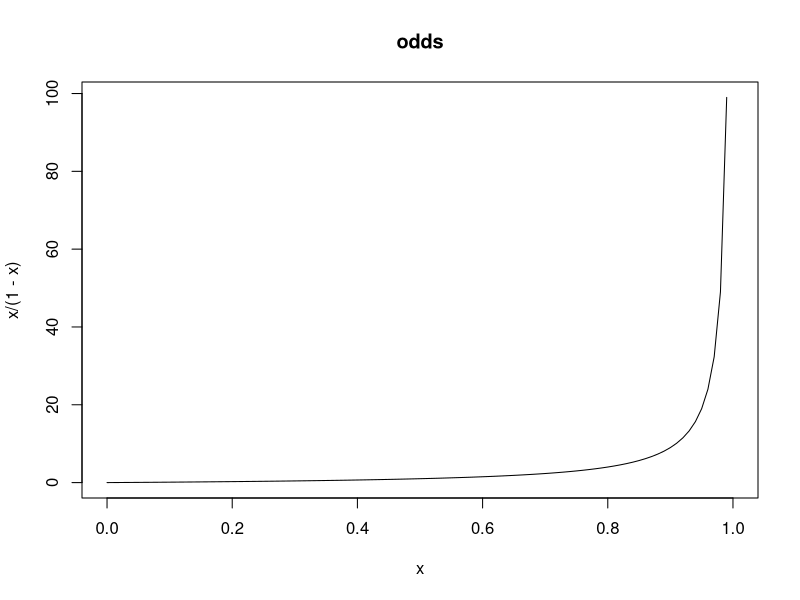
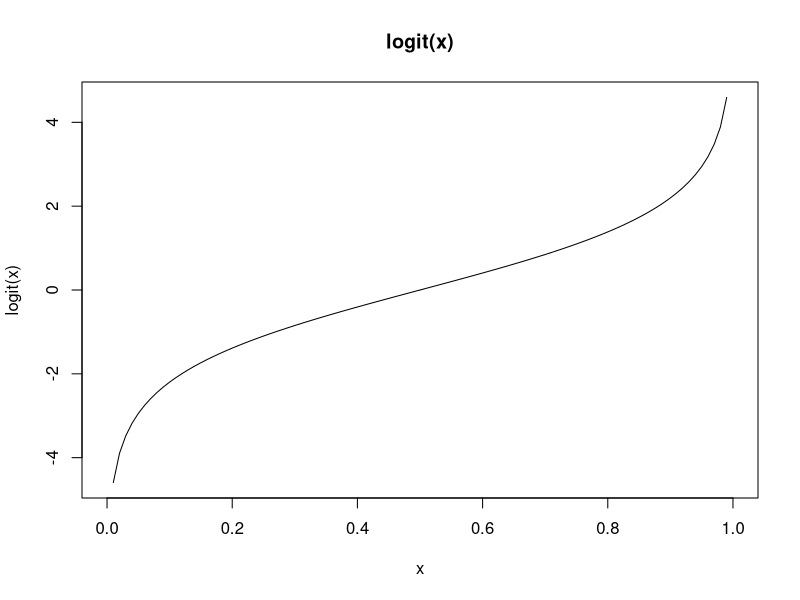
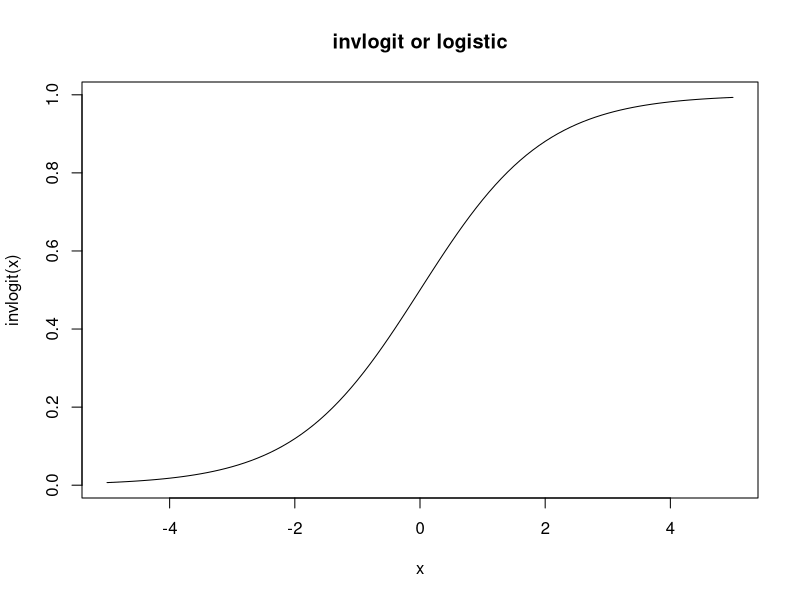
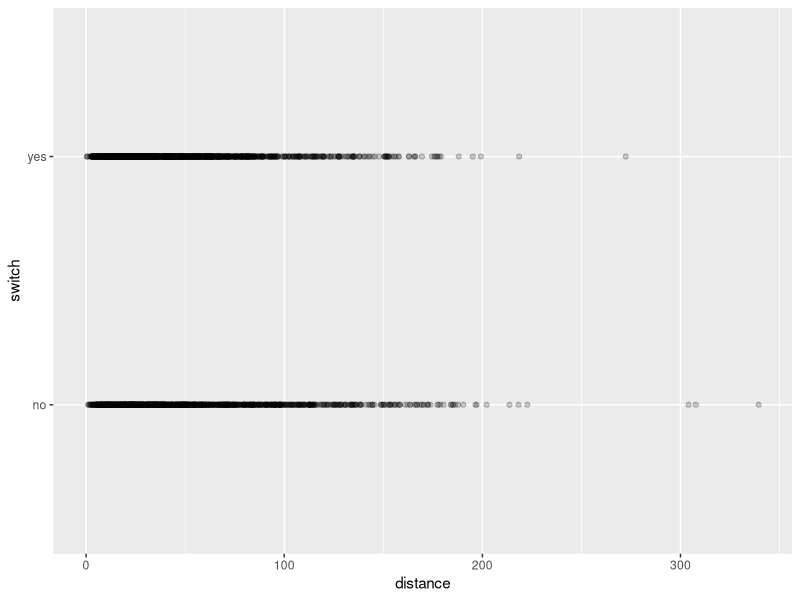
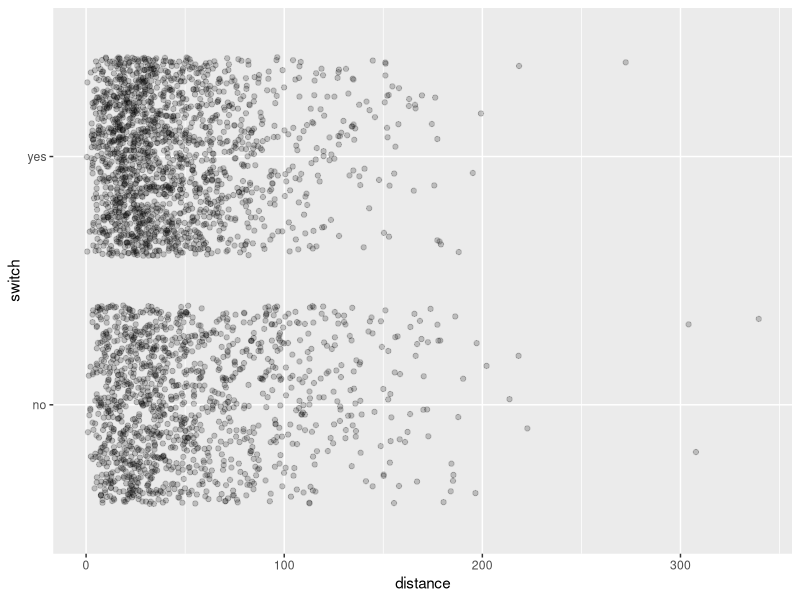
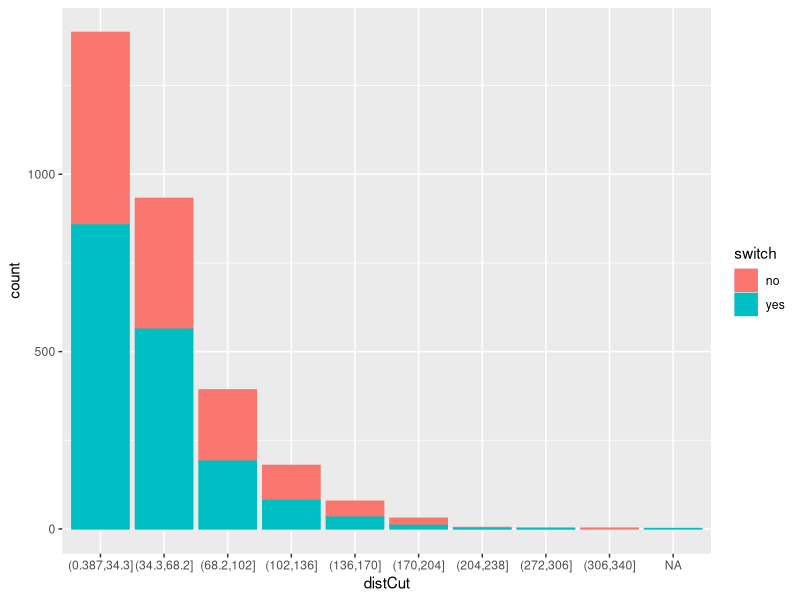
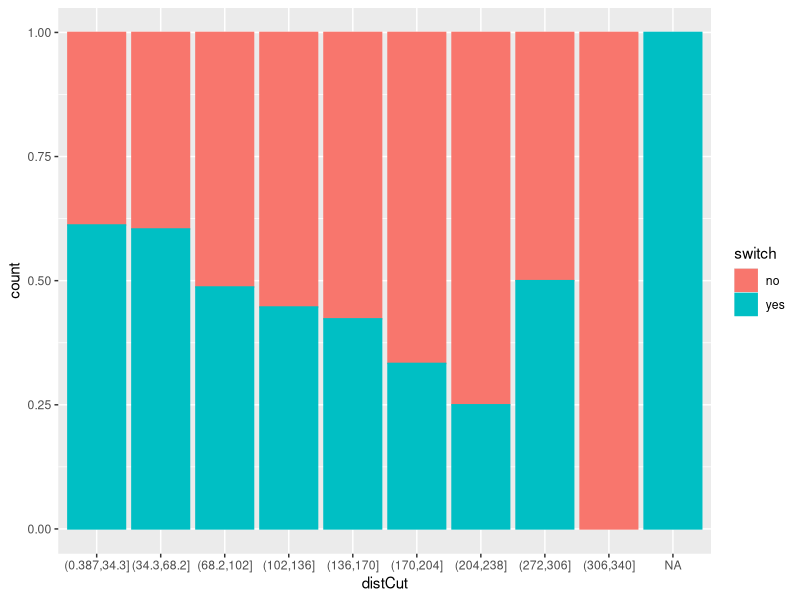
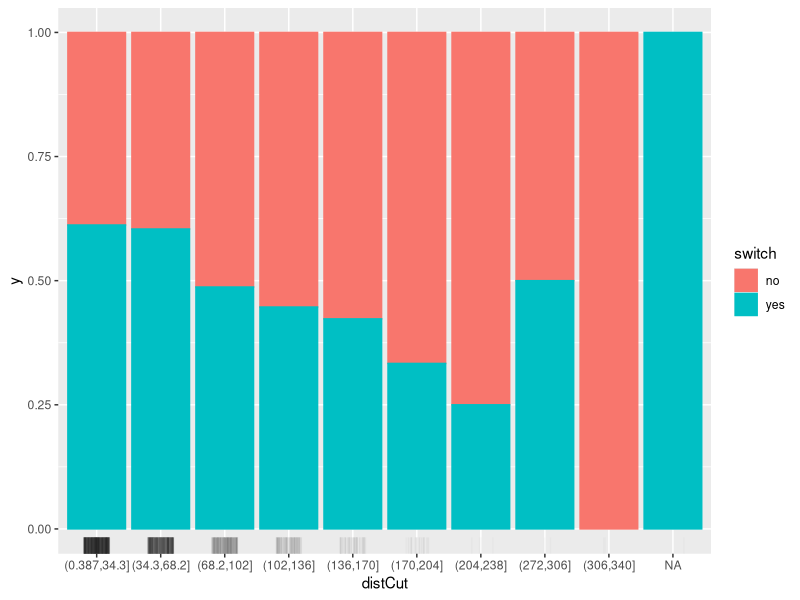

The R source for these figures, in order: (Note: this script raises an error after producing the figures.)
## ---- chunk 1
knitr::opts_chunk$set(echo = TRUE)
## ---- chunk 2
library(arm)
invlogit
logit
curve(x/(1-x), xlim=c(0,1), main='odds')
curve(logit(x), xlim=c(0,1), main='logit(x)')
curve(invlogit(x), xlim=c(-5,5), main='invlogit or logistic')
## ---- chunk 3
data(Wells, package='carData')
summary(Wells)
## ---- chunk 4
library(ggplot2)
ggplot(data=Wells) + geom_point(aes(x=distance, y=switch), alpha=0.2)
ggplot(data=Wells) + geom_jitter(aes(x=distance, y=switch), alpha=0.2) 
## ---- chunk 5
library(dplyr)
Wells_cut <- 
  Wells %>% summarise(min = min(distance), max = max(distance), by = (max-min)/10)  
Wells <- 
  Wells %>% mutate(distCut = cut(distance, 
                                 breaks=seq(Wells_cut$min, Wells_cut$max, Wells_cut$by))) 
ggplot(data=Wells, aes(x=distCut, col=switch, fill=switch)) + geom_bar()
ggplot(data=Wells, aes(x=distCut, col=switch, fill=switch)) + geom_bar(position = "fill" )
ggplot(data=Wells, aes(x=distCut, col=switch, fill=switch)) + geom_bar(position = "fill" ) + 
  geom_rug(aes(x=distCut, y=0.5), position=position_jitter(width=0.2), alpha=0.02, sides='b', col='black')
## ---- chunk 6
library(dplyr)
Wells_cut <- 
  Wells %>% summarise(min = min(distance), max = max(distance), by = (max-min)/5)  
Wells <- 
  Wells %>% mutate(distCut = cut(distance, 
                                 breaks=seq(Wells_cut$min, Wells_cut$max, Wells_cut$by))) 
ggplot(data=Wells, aes(x=distCut, col=switch, fill=switch)) + geom_bar()
ggplot(data=Wells, aes(x=distCut, col=switch, fill=switch)) + geom_bar(position = "fill" )
ggplot(data=Wells, aes(x=distCut, col=switch, fill=switch)) + geom_bar(position = "dodge" ) +
  scale_y_log10()
## ---- chunk 7
fit0 <- glm(switch ~ distance, family=binomial(link="logit"), 
            data=Wells)
fit0 # 계수 및 model fit(Null Deviance, Residual Deviance, AIC) 확인
## ---- chunk 8
summary(fit0)
coef(fit0)
confint(fit0)

newdat = data.frame(distance = seq(0, 500, 10))
predy <- predict(fit0, newdata=newdat, type='link', se.fit=TRUE)
head(predy) # predy$fit, $se.fit, 
prob = 0.95
predy$lwr <- predy$fit + qnorm((1-prob)/2)*predy$se.fit
predy$upr <- predy$fit + qnorm(1-(1-prob)/2)*predy$se.fit

dfPredy <- data.frame(predy)
dfPredy$distance <- newdat$distance

library(arm)
dfPredy <- 
  dfPredy %>% mutate(lwr = invlogit(lwr),
                     upr = invlogit(upr),
                     fit = invlogit(fit))
## ---- chunk 9
library(effects)
eff <- effect("distance", fit0)
plot(eff, type='response') # type = "rescale", "response", "link"
#plot(eff, family="bionomial")

#effAll <- allEffects(fit0)
#plot(effAll, type='response')

Wells <- Wells %>% mutate(switchnum = ifelse(switch=="yes", 1, 0))
ggplot(data=Wells) + geom_jitter(aes(x=distance, y=switchnum), alpha=0.2, height=0.05) +
  geom_line(data=dfPredy, aes(x=distance, y=fit)) + 
  geom_ribbon(data=dfPredy %>% arrange(distance), aes(x=distance, y=fit, ymin=lwr, ymax=upr), alpha=0.2) 
#ggplot(data=Wells) + geom_jitter(aes(x=distance, y=switchnum), alpha=0.2, height=0.05) +
#  geom_line(data=dfPredy, aes(x=distance, y=fit)) + 
#  geom_ribbon(data=dfPredy %>% arrange(distance), aes(x=distance, y=fit, ymin=lwr, ymax=upr), alpha=0.2) +
#  xlim(-100, 500)

## ---- chunk 10
plot(fit0)
## ---- chunk 11
binnedplot(fitted(fit0), 
           residuals(fit0, type = "response"),
# type should be one of 'deviance', 'pearson', 'working', 'repsonse', 'partial'
           nclass = NULL, 
           xlab = "Expected Values", 
           ylab = "Average residual", 
           main = "Binned residual plot", 
           cex.pts = 0.8, 
           col.pts = 1, 
           col.int = "gray") 

## ---- chunk 12
fitA <- glm(switch ~ association, family=binomial(link="logit"), data=Wells)
summary(fitA)
coef(fitA)
confint(fitA)

eff <- effect("association", fitA)
plot(eff) # type = "rescale", "response", "link"
            
fitB <- glm(switch ~ distance + association, family=binomial(link="logit"), 
            data=Wells)
summary(fitB)
coef(fitB)
confint(fitB)

eff <- allEffects(fitB)
plot(eff, type='response') # type = "rescale", "response", "link"

#eff <- effect("distance", fitB)
#plot(eff, type='response') # type = "rescale", "response", "link"

fitC <- glm(switch ~ distance * association, family=binomial(link="logit"), 
            data=Wells)
summary(fitC)
coef(fitC)
confint(fitC)

eff <- allEffects(fitC)
plot(eff, type='response') # type = "rescale", "response", "link"

eff2 <- effect("distance*association", fitC)
#plot(eff2, type='response')
plot(eff2, type='response', multiline=TRUE)
plot(eff2, type='response', multiline=TRUE, confint=list(style='bands'))
## ---- chunk 13
data('GermanCredit', package='caret')
fit0 <- glm(Class ~ Age, data=GermanCredit, family=binomial)
library(arm)
binnedplot(fitted(fit0), 
           residuals(fit0, type = "response"),
# type should be one of 'deviance', 'pearson', 'working', 'repsonse', 'partial'
           nclass = NULL, 
           xlab = "Expected Values", 
           ylab = "Average residual", 
           main = "Binned residual plot", 
           cex.pts = 0.8, 
           col.pts = 1, 
           col.int = "gray") 
summary(fit0)

#plot(allEffects(fit0), type='rescale')
plot(allEffects(fit0), type='response')
#plot(allEffects(fit0), type='link')

#plot(effect('Age', fit0),  type='rescale')
#plot(effect('Age', fit0),  type='response')
#plot(effect('Age', fit0),  type='link')
## ---- chunk 14
fit1 <- glm(Class ~ Age + Housing.Rent, data=GermanCredit, family=binomial)
library(arm)
binnedplot(fitted(fit1), 
           residuals(fit1, type = "response"),
# type should be one of 'deviance', 'pearson', 'working', 'repsonse', 'partial'
           nclass = NULL, 
           xlab = "Expected Values", 
           ylab = "Average residual", 
           main = "Binned residual plot", 
           cex.pts = 0.8, 
           col.pts = 1, 
           col.int = "gray") 

summary(fit1)

#plot(allEffects(fit1), type='rescale')
plot(allEffects(fit1), type='response')

#plot(allEffects(fit1), type='link')

plot(effect('Age*Housing.Rent', fit1),  type='response')
plot(allEffects(fit1), type='response', multiline=TRUE, confint=list(style='bands'))
## ---- chunk 15
fit2 <- glm(Class ~ Age * Housing.Rent, data=GermanCredit, family=binomial)
library(arm)
binnedplot(fitted(fit2), 
           residuals(fit2, type = "response"),
# type should be one of 'deviance', 'pearson', 'working', 'repsonse', 'partial'
           nclass = NULL, 
           xlab = "Expected Values", 
           ylab = "Average residual", 
           main = "Binned residual plot", 
           cex.pts = 0.8, 
           col.pts = 1, 
           col.int = "gray") 

summary(fit2)

#plot(allEffects(fit1), type='rescale')
plot(allEffects(fit2), type='response')
plot(allEffects(fit2), type='response', multiline=TRUEd)
#plot(allEffects(fit1), type='link')

plot(effect('Age*Housing.Rent', fit2),  type='response')
## ---- chunk 16
fit0 <- glm(switch ~ distance, family=binomial(link="logit"), 
            data=Wells)
pred <- predict(fit0, type='link') > 0
pred <- ifelse(pred == TRUE, "yes", "no")
pred <- factor(pred, levels = c('no', 'yes'))
table(pred, Wells$switch)
library(caret)
confusionMatrix(pred, Wells$switch, positive='yes')
